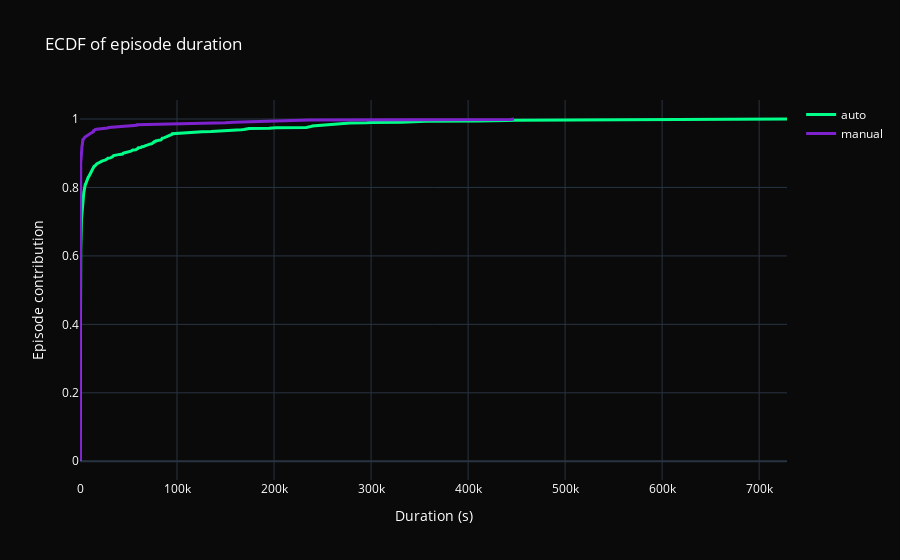

Notebook code for this chart:
### Markdown cell above
<div style= padding:18px 24px; border-radius:1px; text-align:center;">
  <span style="color:#f; font-size:20px; font-weight:100;">
    Compare the duration patterns between manual and automatic opens
  </span>
</div>

### Code cell
fig = go.Figure()

for label, g in epi.groupby("open_type"):
    x = np.sort(g["duration_sec"].values)
    y = np.arange(1, len(x) + 1) / len(x)
    fig.add_trace(go.Scatter(
        x=x, y=y,
        mode="lines",
        name=label,
        line=dict(color=JB_COLORS.get(label, "#cccccc"), width=3)
    ))
update_layout(fig)
fig.update_layout(
    title="ECDF of episode duration",
    xaxis_title="Duration (s)",
    yaxis_title="Episode contribution"
)
fig.show()

### Figure 1 — Plotly figure (JSON) as saved in the notebook; plotly's stock layout.template omitted (floating-point values rounded to 4 significant figures; data arrays with more than 128 entries replaced by an {"elided": "..."} marker saying what was removed)
{"data": [{"line": {"color": "#00ff88", "width": 3}, "mode": "lines", "name": "auto", "x": {"elided": "1180 float values"}, "y": {"elided": "1180 float values"}, "type": "scatter"}, {"line": {"color": "#7e22ce", "width": 3}, "mode": "lines", "name": "manual", "x": {"elided": "651 float values"}, "y": {"elided": "651 float values"}, "type": "scatter"}], "layout": {"font": {"color": "#ffffff"}, "title": {"text": "ECDF of episode duration"}, "bargap": 0.1, "paper_bgcolor": "#0a0a0a", "plot_bgcolor": "#0a0a0a", "xaxis": {"title": {"text": "Duration (s)"}}, "yaxis": {"title": {"text": "Episode contribution"}}}}
